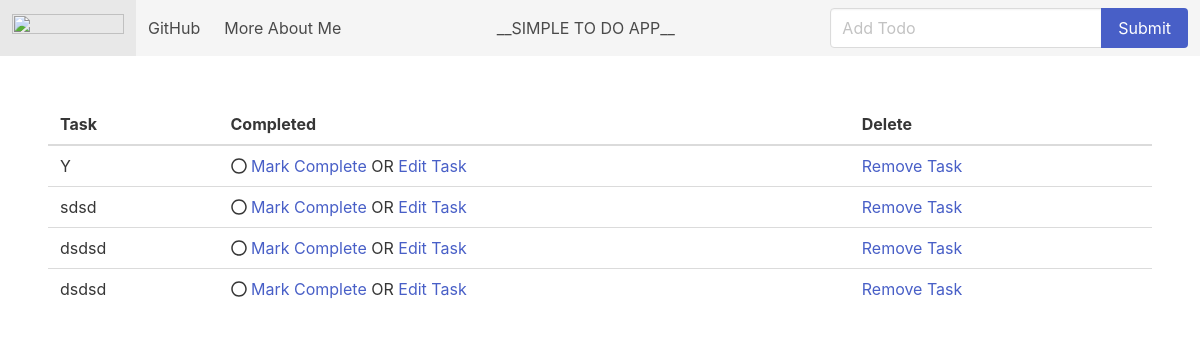
Before: / with the older database file.
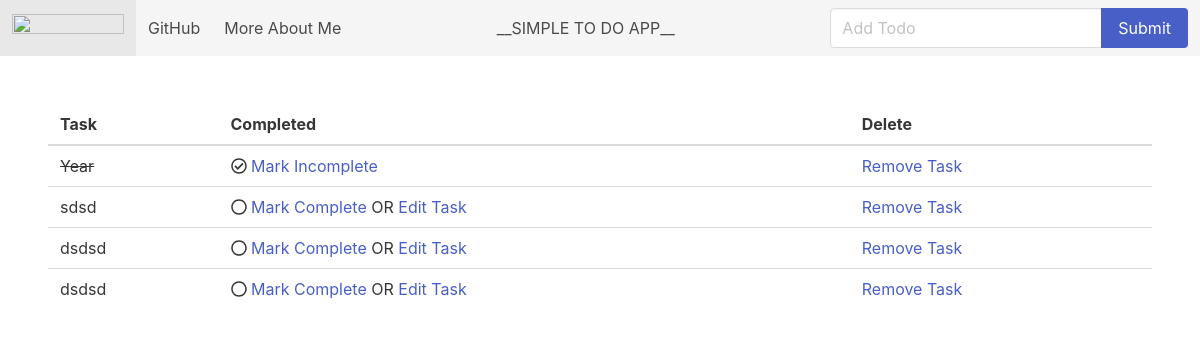
After: the same page with the newer database file.
### app/models.py (models this page shows, shortened)
class Todo(models.Model):
    task = models.CharField(max_length=200)
    completed = models.BooleanField(default=False)

### app/views.py (the view)
# urls.py: path('', views.home, name='home'),
def home(request):
    if request.method == 'POST':
        form = TodoForm(request.POST or None)
        if form.is_valid():
            form.save()
            todos = Todo.objects.all()
            messages.success(request, ('Task has been added!'))
            return render(request, 'app/home.html', {'todos': todos})
    else:
        todos = Todo.objects.all()
        return render(request, 'app/home.html', {'todos': todos})

### app/templates/app/home.html (shortened to what this page needs)
{% extends 'app/base.html' %}
{% block content %}
    <section class="section">
        <table class="table is-hoverable is-fullwidth">
            <thead>
            <tr>
                <th>Task</th>
                <th>Completed</th>
                <th>Delete</th>
            </tr>
            </thead>
            {% for todo in todos %}
                <tr>
                    <td>
                        {% if todo.completed == True %}
                            <span style="text-decoration: line-through">{{ todo.task }}</span>
                        {% else %}
                            {{ todo.task }}
                        {% endif %}
                    </td>
                    <td>
                        {% if todo.completed == True %}
                            <i class="far fa-check-circle"></i>
                            <a href="{% url 'mark_incomplete' todo.id %}">Mark Incomplete</a>
                        {% else %}
                            <i class="far fa-circle"></i>
                            <a href="{% url 'mark_complete' todo.id %}">Mark Complete</a> OR <a href="{% url 'edit' todo.id %}">Edit Task</a>
                        {% endif %}
                    </td>
                    <td>
                        <a href="{% url 'delete' todo.id %}">Remove Task</a>
                    </td>
                </tr>
            {% endfor %}
        </table>
    </section>
{% endblock %}

### app/templates/app/base.html (shortened to what this page needs)
<!DOCTYPE html>
<html>
<head>
    <link rel="stylesheet" href="https://cdn.jsdelivr.net/npm/bulma@0.8.2/css/bulma.min.css">
</head>
<body>
<nav class="navbar is-light" role="navigation" aria-label="main navigation">
    <div class="navbar-brand">
        <a class="navbar-item" href="https://bulma.io">
            <img src="https://raw.githubusercontent.com/Ronlin1/OCTA-ASSETS/main/favicon.ico" width="112" height="28">
        </a>
    </div>
    <div class="navbar-menu">
        <div class="navbar-start">
            <a class="navbar-item" href="https://github.com/Ronlin1/Django-Todo-Mongo-DB" target="blank_">
                GitHub
            </a>
            <a class="navbar-item" href="https://linktr.ee/Atuhaire" target="blank_">
                More About Me
            </a>
        </div>
        <H6 class="navbar-item" style="text-emphasis-color: yellow;">__SIMPLE TO DO APP__</H6>
        <div class="navbar-end">
            <div class="navbar-item">
                <form method="POST">
                    <div class="field has-addons">
                        <div class="control">
                            <input name="task" class="input" type="text" placeholder="Add Todo">
                        </div>
                        <div class="control">
                            <button type="submit" class="button is-link">Submit</button>
                        </div>
                    </div>
                </form>
            </div>
        </div>
    </div>
</nav>
{% block content %}
{% endblock content %}
</body>
</html>

Changed rows visible on the page:
changed Todo: task "Y" → "Year"; completed "Mark Complete OR Edit Task" → "Mark Incomplete"
